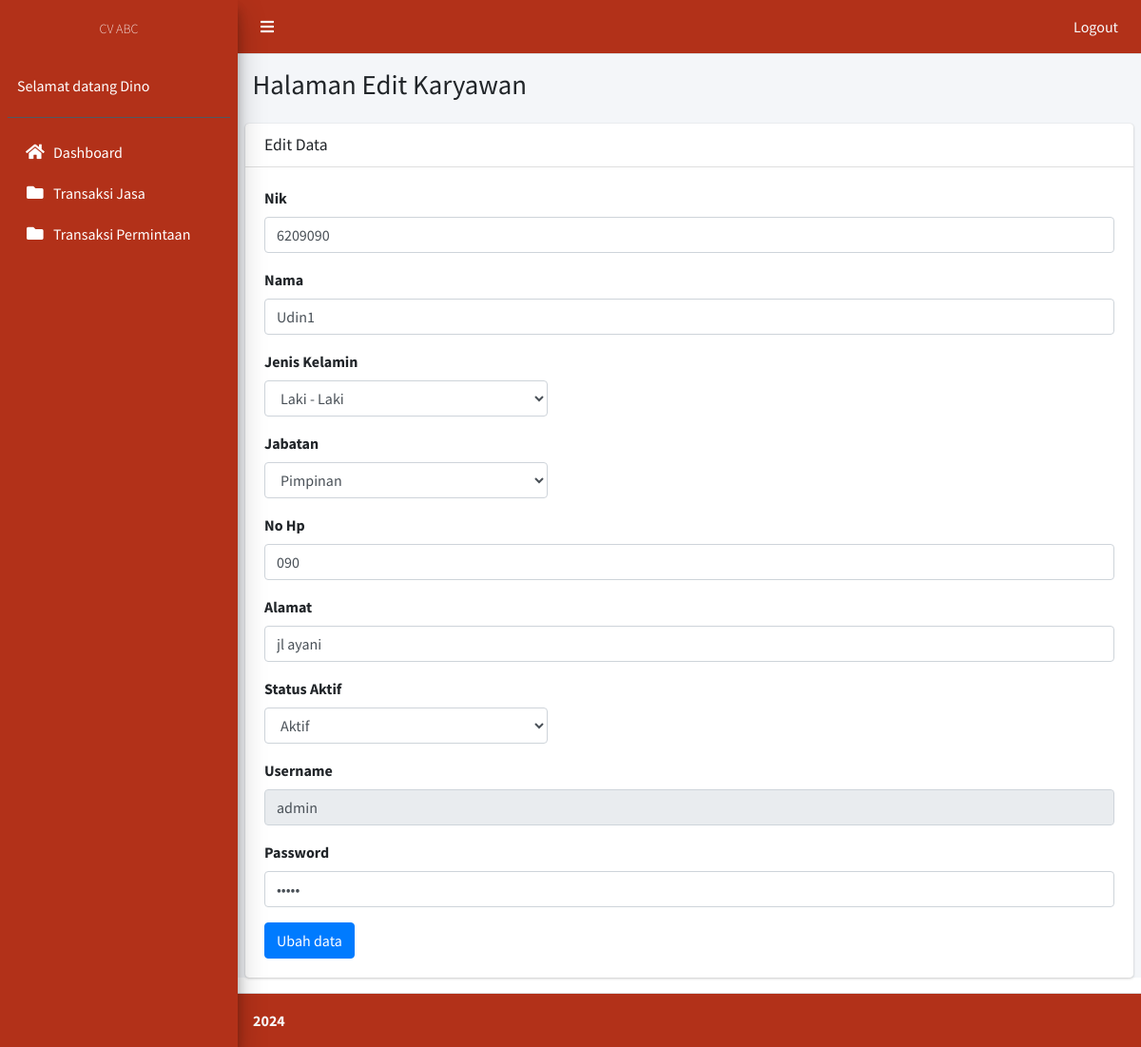
The page /karyawan-edit.php?id=1 (signed in) on the database its author committed.
### tables this page shows
CREATE TABLE `karyawan` (
  `id` int(11) NOT NULL,
  `nik` varchar(50) DEFAULT NULL,
  `nama` varchar(50) DEFAULT NULL,
  `jenkel` varchar(50) DEFAULT NULL,
  `jabatan` varchar(50) DEFAULT NULL,
  `no_hp` varchar(50) DEFAULT NULL,
  `alamat` text DEFAULT NULL,
  `status_aktif` varchar(20) DEFAULT NULL,
  `username` varchar(250) DEFAULT NULL,
  `password` varchar(250) DEFAULT NULL
);

### karyawan-edit.php (the view, shortened to what this page needs)
<?php
  include('templates/header.php');
  include('templates/sidebar.php');
?>
  <div class="content-wrapper">
    <section class="content-header">
      <div class="container-fluid">
        <div class="row mb-2">
          <div class="col-sm-6">
            <h1>Halaman Edit Karyawan</h1>
          </div>
        </div>
      </div>
    </section>
    <section class="content">
      <div class="card">
        <div class="card-header">
          <h3 class="card-title">Edit Data</h3>
        </div>
        <div class="card-body">
          <?php
          include('koneksi.php');
          $id = $_GET['id'];
          $data   = mysqli_query($koneksi, "select * from karyawan where id = '$id'");
          $row  = mysqli_fetch_assoc($data);
          ?>
          <form action="" method="post" role="form">
            <div class="form-group">
              <label>Nik</label>
              <input type="text" name="nik" required="" class="form-control"  value="<?= $row['nik']; ?>" autofocus="">
            </div>
            <div class="form-group">
              <label>Nama</label>
              <input type="text" name="nama" required="" class="form-control"  value="<?= $row['nama']; ?>" >
            </div>
            <div class="form-group">
              <label>Jenis Kelamin</label>
              <select class="form-control  col-sm-4" name="jenkel" required="">
                <option value="L" <?= ($row['jenkel'] == 'L') ? 'selected' : ''; ?>>Laki - Laki</option>
              </select>
            </div>
            <div class="form-group">
              <label>Jabatan</label>
              <select class="form-control  col-sm-4" name="jabatan" required="">
                <option value="Pimpinan" <?= ($row['jabatan'] == 'Pimpinan') ? 'selected' : ''; ?>>Pimpinan</option>
              </select>
            </div>
            <div class="form-group">
              <label>No Hp</label>
              <input type="text" name="no_hp" required="" class="form-control" value="<?= $row['no_hp']; ?>"  >
            </div>
            <div class="form-group">
              <label>Alamat</label>
              <input type="text" name="alamat" required="" class="form-control" value="<?= $row['alamat']; ?>" >
            </div>
            <div class="form-group">
              <label>Status Aktif</label>
              <select class="form-control  col-sm-4" name="status_aktif" required="">
                <option value="aktif" <?= ($row['status_aktif'] == 'aktif') ? 'selected' : ''; ?>>Aktif</option>
              </select>
            </div>
            <div class="form-group">
              <label>Username</label>
              <input type="text" name="username" required="" class="form-control" value="<?= $row['username']; ?>" readonly>
            </div>
            <div class="form-group">
              <label>Password </label>
              <input type="password" name="password" class="form-control" value="<?= $row['password']; ?>" required >
            </div>
            <button type="submit" class="btn btn-primary" name="submit" value="simpan">Ubah data</button>
          </form>
      </div>
    </div>
    </section>
  </div>
  <?php
    include('templates/footer.php');
  ?>

### rows shown on the page
karyawan: nik "6209090", nama "Udin1", jenkel "Laki - Laki", jabatan "Pimpinan", no_hp "090", alamat "jl ayani", status_aktif "Aktif", username "admin"

### other values the page prints
$_SESSION['nama'] "Dino"
